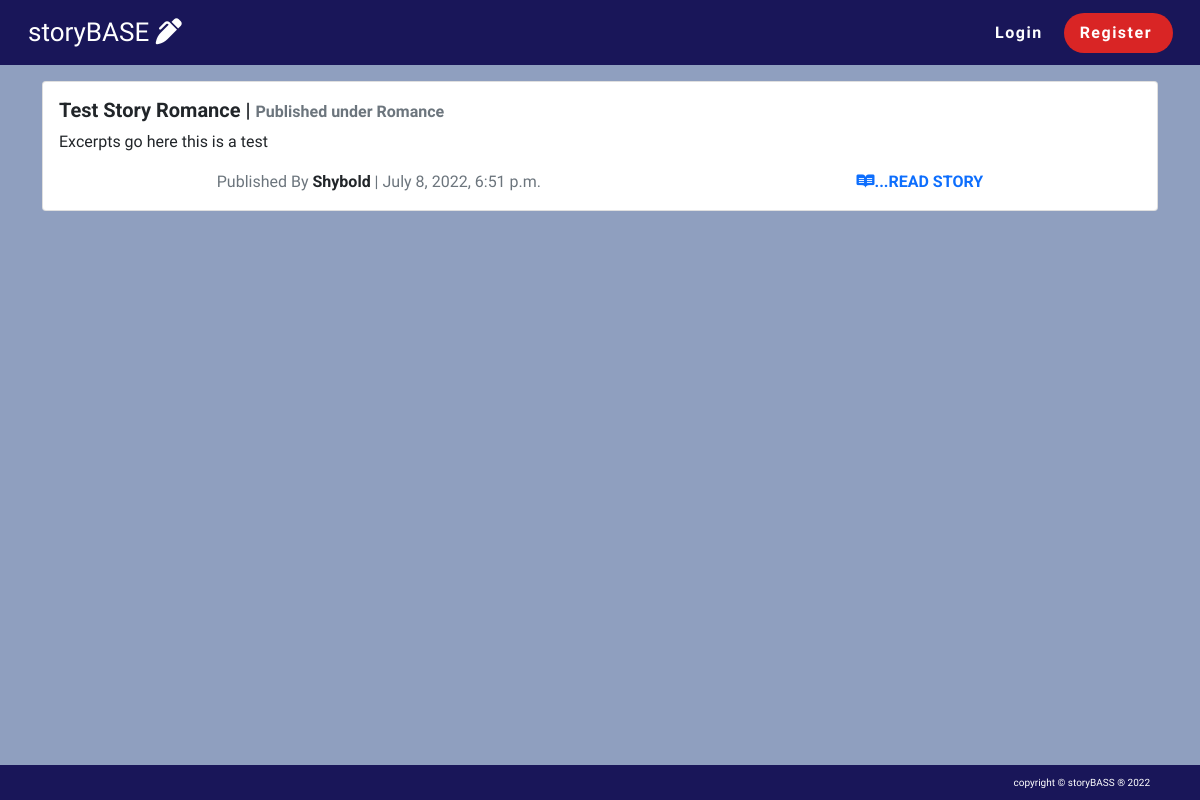
Page /category/1/ on the committed database.
### novella/models.py (models this page shows, shortened)
class Post(models.Model):
    title = models.CharField(max_length=30, unique=True)
    slug = models.SlugField(max_length=30, unique=True)
    author = models.ForeignKey(
        User, on_delete=models.CASCADE)
    updated_on = models.DateTimeField(auto_now=True)
    category = models.ForeignKey(
        Category, on_delete=models.CASCADE, related_name='post')
    content = models.TextField()
    featured_image = CloudinaryField('image', default='placeholder')
    excerpt = models.TextField(blank=True)
    created_on = models.DateTimeField(auto_now_add=True)
    status = models.IntegerField(choices=STATUS, default=0)
    likes = models.ManyToManyField(
        User, related_name='story_likes', blank=True
        )
    dislikes = models.ManyToManyField(
        User, related_name='story_dislikes', blank=True
        )
    class Meta:
        ordering = ["-created_on"]

class Category(models.Model):
    name = models.CharField(max_length=30)
    describe = models.TextField(max_length=200, default='category text')
    cat_image = CloudinaryField('image', default='category_placeholder')
    def __str__(self):
        return self.name

### novella/views.py (the view)
# urls.py: path('category/<str:category>/', views.category_view, name='category'),
def category_view(request, category):
    post_cat = Post.objects.filter(category=category)
    return render(request, 'story/category.html', {
        'category': category,
        'post_cat': post_cat
        })

### templates/story/category.html (shortened to what this page needs)
{% extends "story/base.html" %}
{% block content %}
<div class="container">
  {% if post_cat %}
{% for post in post_cat %}
  <div class="card mb-3 mt-3">
    <div class="row g-0">
      <div class="col-md-12">
        <div class="card-body">
          <h5 class="card-title bd-font">
            {{ post.title }} | <span class="text-muted fs-6">Published under {{ post.category }}</span>
          </h5>
            <p class="card-text"> {{ post.excerpt }}</p>
            <div class="d-flex justify-content-around text-muted mt-3">
              <p>Published By <b class="text-dark bd-font">{{ post.author }}</b> | {{ post.created_on }}</p>
              <a href="{% url 'view_post' post.slug %}" class="text-decoration-none bd-font"><i class="fab fa-readme"></i>...READ STORY</a>
            </div>
        </div>
      </div>
    </div>
  </div>
  {% endfor %}
{% else %}
<div class="container-fluid d-flex justify-content-center align-items-center" style="height: 80vh;">
  <p class="bd-font fs-3">This page has no published post</p>
</div>
{% endif %}
</div>
{% endblock %}

### static/css/style.css (style rules this page uses)
:root { --dark-blue: #191659; --powder-blue: #8F9FBF; --blue: #023059; --white: #fff; --red: #D92525; --red-react: #BA0B2B; --red-soft: #D6005D; --grey: #445261; --light-grey: #ccc; --black: #000; }
* { margin: 0; padding: 0; box-sizing: border-box; font-family: 'Exo', sans-serif; }
body { background-color: var(--powder-blue); }
.bd-font { font-weight: bold; font-family: 'Roboto', sans-serif; }
p { margin: 0; }

### rows in the picture
Post: title "Test Story Romance", category "Romance", excerpt "Excerpts go here this is a test", author "Shybold", created_on "July 8, 2022, 6:51 p.m."
